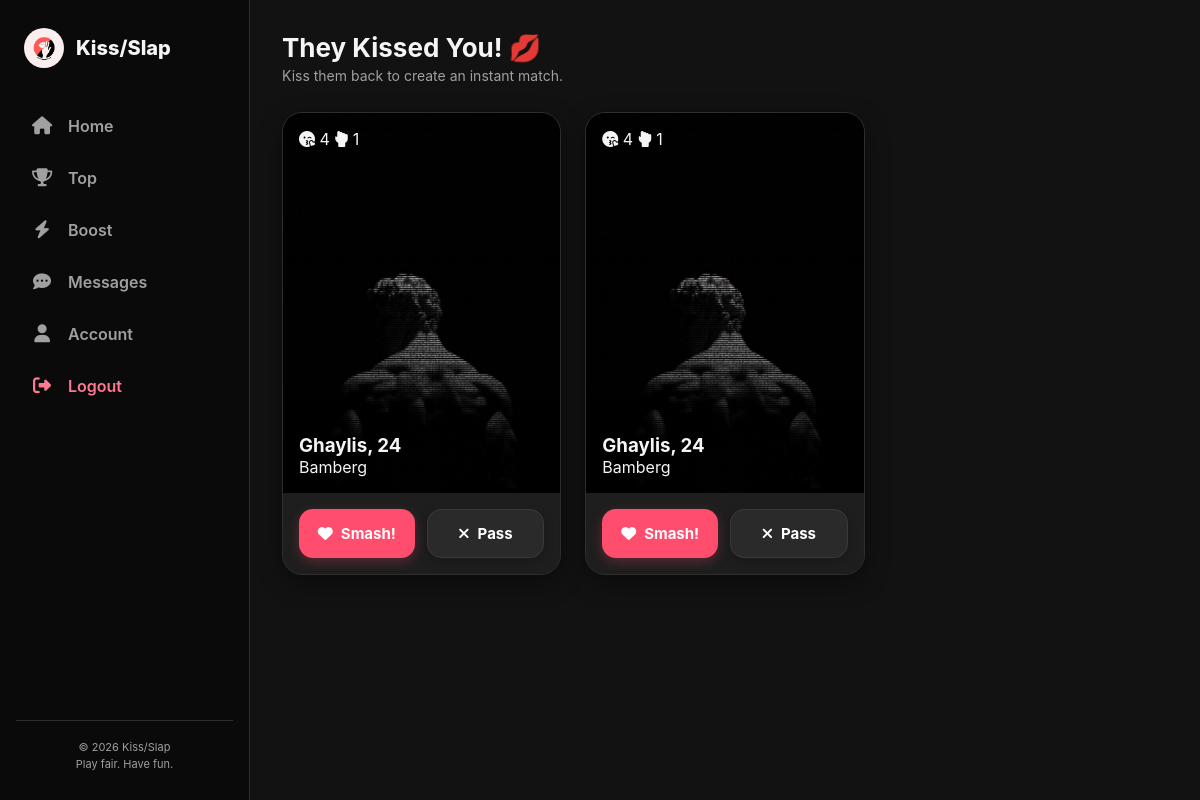
Screenshot of /kiss (signed in) with the database file from the repository.
### tables this page shows
CREATE TABLE users (
    id INTEGER PRIMARY KEY AUTOINCREMENT,
    name TEXT NOT NULL,
    age INTEGER NOT NULL,
    location TEXT NOT NULL,
    image_url TEXT NOT NULL,
    email TEXT UNIQUE,
    password_hash TEXT,
    profile_handle TEXT,
    kisses INTEGER NOT NULL DEFAULT 0,
    slaps INTEGER NOT NULL DEFAULT 0,
    elo INTEGER NOT NULL DEFAULT 1000,
    bucket INTEGER NOT NULL DEFAULT 1
, sex TEXT, love INTEGER DEFAULT 0, dark INTEGER DEFAULT 0, elo_temp INTEGER DEFAULT 0, temp_boost_expires DATETIME, shield_charges INTEGER DEFAULT 0, double_edge_expires DATETIME);

### app.py (the view)
@app.get("/kiss")
@login_required
def kiss():
    kiss_users = rows("""
        SELECT
            u.id,
            u.name,
            u.age,
            u.location,
            u.image_url AS image,
            u.kisses,
            u.slaps
        FROM kiss k
        JOIN users u ON k.sender_id = u.id
        WHERE k.receiver_id = :receiver_id
        ORDER BY k.created_at DESC
    """, {"receiver_id": current_user_id()})
    for user in kiss_users:
        user["kisses"] = f"{user['kisses']:,}"
        user["slaps"] = f"{user['slaps']:,}"
    return render_template(
        "kiss.html",
        active_page="kisses",
        kisses=kiss_users
    )

### app.py (called while the page is built)
def rows(sql, params=None):
	result = db.session.execute(text(sql), params or {})
	return [dict(row) for row in result.mappings()]

def media_url(filename):
	if not filename:
		return url_for("static", filename="logo.png")
	return url_for("uploaded_image", filename=filename)

def current_user_id():
	return session.get("user_id", CURRENT_USER_ID)

def login_required(view):
	@wraps(view)
	def wrapped_view(*args, **kwargs):
		if "user_id" not in session:
			return redirect(url_for("login", next=request.path))
		return view(*args, **kwargs)
	return wrapped_view

@app.context_processor
def shared_navigation():
	return {
		"nav_items": [
			{"key": "home", "label": "Home", "href": url_for("home"), "icon": "fa-house"},
			{"key": "top", "label": "Top", "href": url_for("top"), "icon": "fa-trophy"},
			{"key": "boost", "label": "Boost", "href": url_for("boost"), "icon": "fa-bolt"},
			{"key": "messages", "label": "Messages", "href": url_for("messages"), "icon": "fa-comment-dots"},
			{"key": "account", "label": "Account", "href": url_for("account"), "icon": "fa-user"},
		],
		"logout_url": url_for("logout"),
		"logo_url": url_for("static", filename="logo.png"),
		"media_url": media_url,
	}

### templates/kiss.html (shortened to what this page needs)
{% extends "index.html" %}
{% block page_class %}page-app page-kisses{% endblock %}
{% block content %}
<div class="content-wrapper">
  <div class="page-header">
    <h2>They Kissed You! 💋</h2>
    <p class="header-subtitle">Kiss them back to create an instant match.</p>
  </div>
  {% set kiss_list = kisses|default([]) %}
  <div class="kisses-grid">
    {% for user in kiss_list %}
      {% set image_url = media_url(user.image) %}
      <article class="user-card kiss-card" data-user-id="{{ user.id }}">
        <div class="card-image-wrapper">
          <img class="card-image" src="{{ image_url }}" alt="{{ user.name }}">
          <div class="scores-header">
            <span class="score-badge">
              <i class="fa-solid fa-kiss-wink-heart"></i>
              {{ user.kisses|default(0) }}
            </span>
            <span class="score-badge">
              <i class="fa-solid fa-hand-back-fist"></i>
              {{ user.slaps|default(0) }}
            </span>
          </div>
          <div class="card-user-info">
            <h3>
              <a href="{{ url_for('profile', user_id=user.id) }}" class="match-profile-link">
                {{ user.name }}{% if user.age %}, {{ user.age }}{% endif %}
              </a>
            </h3>
            <p>{{ user.location|default('') }}</p>
          </div>
        </div>
        <form class="card-actions" method="POST" action="{{ url_for('match_action', user_id=user.id) }}">
          <button class="btn-action btn-kiss" type="submit" name="action" value="match">
            <i class="fa-solid fa-heart"></i>
            Smash!
          </button>
          <button class="btn-action btn-slap" type="submit" name="action" value="reject">
            <i class="fa-solid fa-xmark"></i>
            Pass
          </button>
        </form>
      </article>
    {% endfor %}
  </div>
</div>
{% endblock %}

### static/styles.css (style rules this page uses)
:root { --kiss-color: #FF4D6D; --slap-color: #1A1A1A; --accent-color: #FFD60A; --elixir-color: #A855F7; --bg-color: #121212; --card-bg: #1E1E1E; --text-main: #F5F5F5; --text-sub: #A0A0A0; --border-color: #2E2E2E; --sidebar-width: 250px; }
* { box-sizing: border-box; margin: 0; padding: 0; font-family: -apple-system, BlinkMacSystemFont, "Segoe UI", Roboto, Helvetica, Arial, sans-serif; }
body { background-color: var(--bg-color); color: var(--text-main); }
button, a, input { font: inherit; }
.page-app { display: flex; min-height: 100vh; overflow-x: hidden; }
.page-app .content-wrapper { width: 100%; max-width: 1100px; margin: 0 auto; }
.page-app .page-header { margin-bottom: 24px; }
.page-app .page-header h2 { font-size: 26px; font-weight: 700; }
.btn-action { flex: 1; padding: 14px; border: none; border-radius: 14px; font-size: 15px; font-weight: 700; cursor: pointer; display: flex; align-items: center; justify-content: center; gap: 8px; }
.btn-kiss { background-color: var(--kiss-color); color: #FFF; }
.btn-slap { background-color: #2A2A2A; color: #FFF; border: 1px solid #3A3A3A; }
.match-profile-link { color: inherit; text-decoration: none; }
.page-kisses .page-header { margin-bottom: 28px; }
.page-kisses .header-subtitle { color: var(--text-sub); font-size: 14px; margin-top: 4px; }
.page-kisses .kisses-grid { display: grid; grid-template-columns: repeat(3, minmax(0, 1fr)); gap: 24px; width: 100%; }
.page-kisses .kiss-card { background-color: var(--card-bg); border: 1px solid var(--border-color); border-radius: 20px; overflow: hidden; display: flex; flex-direction: column; box-shadow: 0 8px 24px rgba(0, 0, 0, 0.4); height: 100%; }
.page-kisses .card-image-wrapper { position: relative; min-height: 380px; height: 380px; overflow: hidden; display: flex; flex-direction: column; justify-content: space-between; padding: 16px; }
.page-kisses .card-image { position: absolute; inset: 0; width: 100%; height: 100%; object-fit: cover; z-index: 0; }
.page-kisses .card-image-wrapper::after { content: ""; position: absolute; inset: 0; background: linear-gradient(180deg, rgba(0,0,0,0.3) 0%, rgba(0,0,0,0) 50%, rgba(0,0,0,0.85) 100%); z-index: 1; }
.page-kisses .card-actions { display: flex; gap: 12px; padding: 16px; background-color: var(--card-bg); margin-top: auto; }
.page-kisses .scores-header, .page-kisses .card-user-info { position: relative; z-index: 2; }
.page-kisses .card-image-wrapper { position: relative; height: 380px; min-height: 380px; overflow: hidden; display: flex; flex-direction: column; justify-content: space-between; padding: 16px; }
.page-kisses .card-image-wrapper::after { content: ""; position: absolute; inset: 0; background: linear-gradient(180deg, rgba(0,0,0,0.3) 0%, rgba(0,0,0,0) 40%, rgba(0,0,0,0.85) 100%); z-index: 1; }
.page-kisses .btn-action { transition: all 0.25s cubic-bezier(0.4, 0, 0.2, 1); position: relative; overflow: hidden; cursor: pointer; }
.page-kisses .btn-kiss { box-shadow: 0 4px 12px rgba(255, 75, 110, 0.25); }
.page-kisses .btn-slap, .page-kisses .btn-pass { box-shadow: 0 4px 12px rgba(0, 0, 0, 0.2); }

### rows the page displays
users: shows a picture, kisses "4", slaps "1", name "Ghaylis", age "24", location "Bamberg"

### other values shown
{{ item.label }} "Home" "Top" "Boost" "Messages" "Account"
